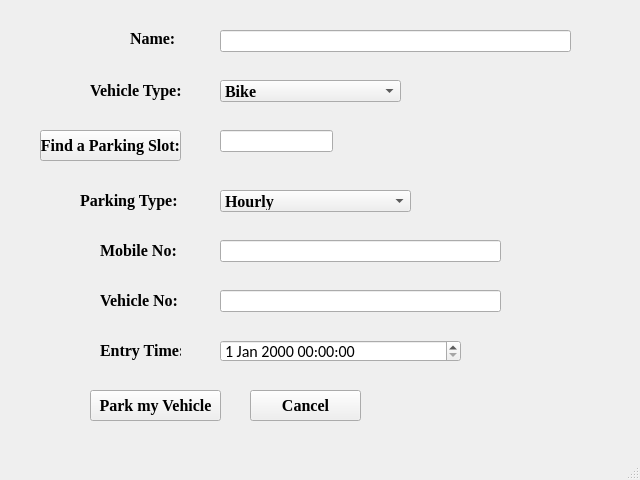
<?xml version="1.0" encoding="UTF-8"?>
<ui version="4.0">
 <class>MainWindow</class>
 <widget class="QMainWindow" name="MainWindow">
  <property name="geometry">
   <rect>
    <x>0</x>
    <y>0</y>
    <width>640</width>
    <height>480</height>
   </rect>
  </property>
  <property name="windowTitle">
   <string>MainWindow</string>
  </property>
  <widget class="QWidget" name="centralwidget">
   <widget class="QLabel" name="label">
    <property name="geometry">
     <rect>
      <x>130</x>
      <y>30</y>
      <width>61</width>
      <height>16</height>
     </rect>
    </property>
    <property name="font">
     <font>
      <family>Times New Roman</family>
      <pointsize>12</pointsize>
      <weight>75</weight>
      <bold>true</bold>
     </font>
    </property>
    <property name="text">
     <string>Name:</string>
    </property>
   </widget>
   <widget class="QLineEdit" name="txt_name">
    <property name="geometry">
     <rect>
      <x>220</x>
      <y>30</y>
      <width>351</width>
      <height>22</height>
     </rect>
    </property>
    <property name="font">
     <font>
      <family>Calibri</family>
      <pointsize>12</pointsize>
     </font>
    </property>
   </widget>
   <widget class="QLabel" name="label_2">
    <property name="geometry">
     <rect>
      <x>100</x>
      <y>240</y>
      <width>91</width>
      <height>20</height>
     </rect>
    </property>
    <property name="font">
     <font>
      <family>Times New Roman</family>
      <pointsize>12</pointsize>
      <weight>75</weight>
      <bold>true</bold>
     </font>
    </property>
    <property name="text">
     <string>Mobile No:</string>
    </property>
   </widget>
   <widget class="QLineEdit" name="txt_mobileNo">
    <property name="geometry">
     <rect>
      <x>220</x>
      <y>240</y>
      <width>281</width>
      <height>22</height>
     </rect>
    </property>
    <property name="font">
     <font>
      <family>Calibri</family>
      <pointsize>12</pointsize>
     </font>
    </property>
   </widget>
   <widget class="QLabel" name="label_3">
    <property name="geometry">
     <rect>
      <x>90</x>
      <y>80</y>
      <width>111</width>
      <height>20</height>
     </rect>
    </property>
    <property name="font">
     <font>
      <family>Times New Roman</family>
      <pointsize>12</pointsize>
      <weight>75</weight>
      <bold>true</bold>
     </font>
    </property>
    <property name="text">
     <string>Vehicle Type:</string>
    </property>
   </widget>
   <widget class="QComboBox" name="cb_vehicleTypes">
    <property name="geometry">
     <rect>
      <x>220</x>
      <y>80</y>
      <width>181</width>
      <height>22</height>
     </rect>
    </property>
    <property name="font">
     <font>
      <family>Times New Roman</family>
      <pointsize>12</pointsize>
      <weight>75</weight>
      <bold>true</bold>
     </font>
    </property>
    <item>
     <property name="text">
      <string>Bike</string>
     </property>
    </item>
    <item>
     <property name="text">
      <string>Car</string>
     </property>
    </item>
    <item>
     <property name="text">
      <string>3_Wheeler</string>
     </property>
    </item>
    <item>
     <property name="text">
      <string>Bus</string>
     </property>
    </item>
    <item>
     <property name="text">
      <string>Truck</string>
     </property>
    </item>
   </widget>
   <widget class="QLabel" name="label_4">
    <property name="geometry">
     <rect>
      <x>100</x>
      <y>290</y>
      <width>81</width>
      <height>20</height>
     </rect>
    </property>
    <property name="font">
     <font>
      <family>Times New Roman</family>
      <pointsize>12</pointsize>
      <weight>75</weight>
      <bold>true</bold>
     </font>
    </property>
    <property name="text">
     <string>Vehicle No:</string>
    </property>
   </widget>
   <widget class="QLineEdit" name="vehicle_no">
    <property name="geometry">
     <rect>
      <x>220</x>
      <y>290</y>
      <width>281</width>
      <height>22</height>
     </rect>
    </property>
    <property name="font">
     <font>
      <family>Calibri</family>
      <pointsize>12</pointsize>
     </font>
    </property>
   </widget>
   <widget class="QLabel" name="label_5">
    <property name="geometry">
     <rect>
      <x>100</x>
      <y>340</y>
      <width>81</width>
      <height>20</height>
     </rect>
    </property>
    <property name="font">
     <font>
      <family>Times New Roman</family>
      <pointsize>12</pointsize>
      <weight>75</weight>
      <bold>true</bold>
     </font>
    </property>
    <property name="text">
     <string>Entry Time:</string>
    </property>
   </widget>
   <widget class="QDateTimeEdit" name="txt_dateTime">
    <property name="geometry">
     <rect>
      <x>220</x>
      <y>340</y>
      <width>241</width>
      <height>22</height>
     </rect>
    </property>
    <property name="font">
     <font>
      <family>Calibri</family>
      <pointsize>12</pointsize>
      <weight>50</weight>
      <bold>false</bold>
     </font>
    </property>
   </widget>
   <widget class="QPushButton" name="btn_park">
    <property name="geometry">
     <rect>
      <x>90</x>
      <y>390</y>
      <width>131</width>
      <height>31</height>
     </rect>
    </property>
    <property name="font">
     <font>
      <family>Times New Roman</family>
      <pointsize>12</pointsize>
      <weight>75</weight>
      <bold>true</bold>
     </font>
    </property>
    <property name="text">
     <string>Park my Vehicle</string>
    </property>
   </widget>
   <widget class="QPushButton" name="btn_exit">
    <property name="geometry">
     <rect>
      <x>250</x>
      <y>390</y>
      <width>111</width>
      <height>31</height>
     </rect>
    </property>
    <property name="font">
     <font>
      <family>Times New Roman</family>
      <pointsize>12</pointsize>
      <weight>75</weight>
      <bold>true</bold>
     </font>
    </property>
    <property name="text">
     <string>Cancel</string>
    </property>
   </widget>
   <widget class="QLineEdit" name="lineEdit_4">
    <property name="geometry">
     <rect>
      <x>220</x>
      <y>130</y>
      <width>113</width>
      <height>22</height>
     </rect>
    </property>
    <property name="font">
     <font>
      <family>Calibri</family>
      <pointsize>12</pointsize>
     </font>
    </property>
   </widget>
   <widget class="QPushButton" name="label_findSlot">
    <property name="enabled">
     <bool>true</bool>
    </property>
    <property name="geometry">
     <rect>
      <x>40</x>
      <y>130</y>
      <width>141</width>
      <height>31</height>
     </rect>
    </property>
    <property name="font">
     <font>
      <family>Times New Roman</family>
      <pointsize>12</pointsize>
      <weight>75</weight>
      <bold>true</bold>
     </font>
    </property>
    <property name="text">
     <string>Find a Parking Slot:</string>
    </property>
   </widget>
   <widget class="QLabel" name="label_6">
    <property name="geometry">
     <rect>
      <x>80</x>
      <y>190</y>
      <width>121</width>
      <height>20</height>
     </rect>
    </property>
    <property name="font">
     <font>
      <family>Times New Roman</family>
      <pointsize>12</pointsize>
      <weight>75</weight>
      <bold>true</bold>
     </font>
    </property>
    <property name="text">
     <string>Parking Type:</string>
    </property>
   </widget>
   <widget class="QComboBox" name="cb_parkingType">
    <property name="geometry">
     <rect>
      <x>220</x>
      <y>190</y>
      <width>191</width>
      <height>22</height>
     </rect>
    </property>
    <property name="font">
     <font>
      <family>Times New Roman</family>
      <pointsize>12</pointsize>
      <weight>75</weight>
      <bold>true</bold>
     </font>
    </property>
    <item>
     <property name="text">
      <string>Hourly</string>
     </property>
    </item>
    <item>
     <property name="text">
      <string>Day Pass</string>
     </property>
    </item>
    <item>
     <property name="text">
      <string>Monthly Pass</string>
     </property>
    </item>
   </widget>
  </widget>
  <widget class="QMenuBar" name="menubar">
   <property name="geometry">
    <rect>
     <x>0</x>
     <y>0</y>
     <width>640</width>
     <height>21</height>
    </rect>
   </property>
  </widget>
  <widget class="QStatusBar" name="statusbar"/>
 </widget>
 <resources/>
 <connections/>
</ui>
